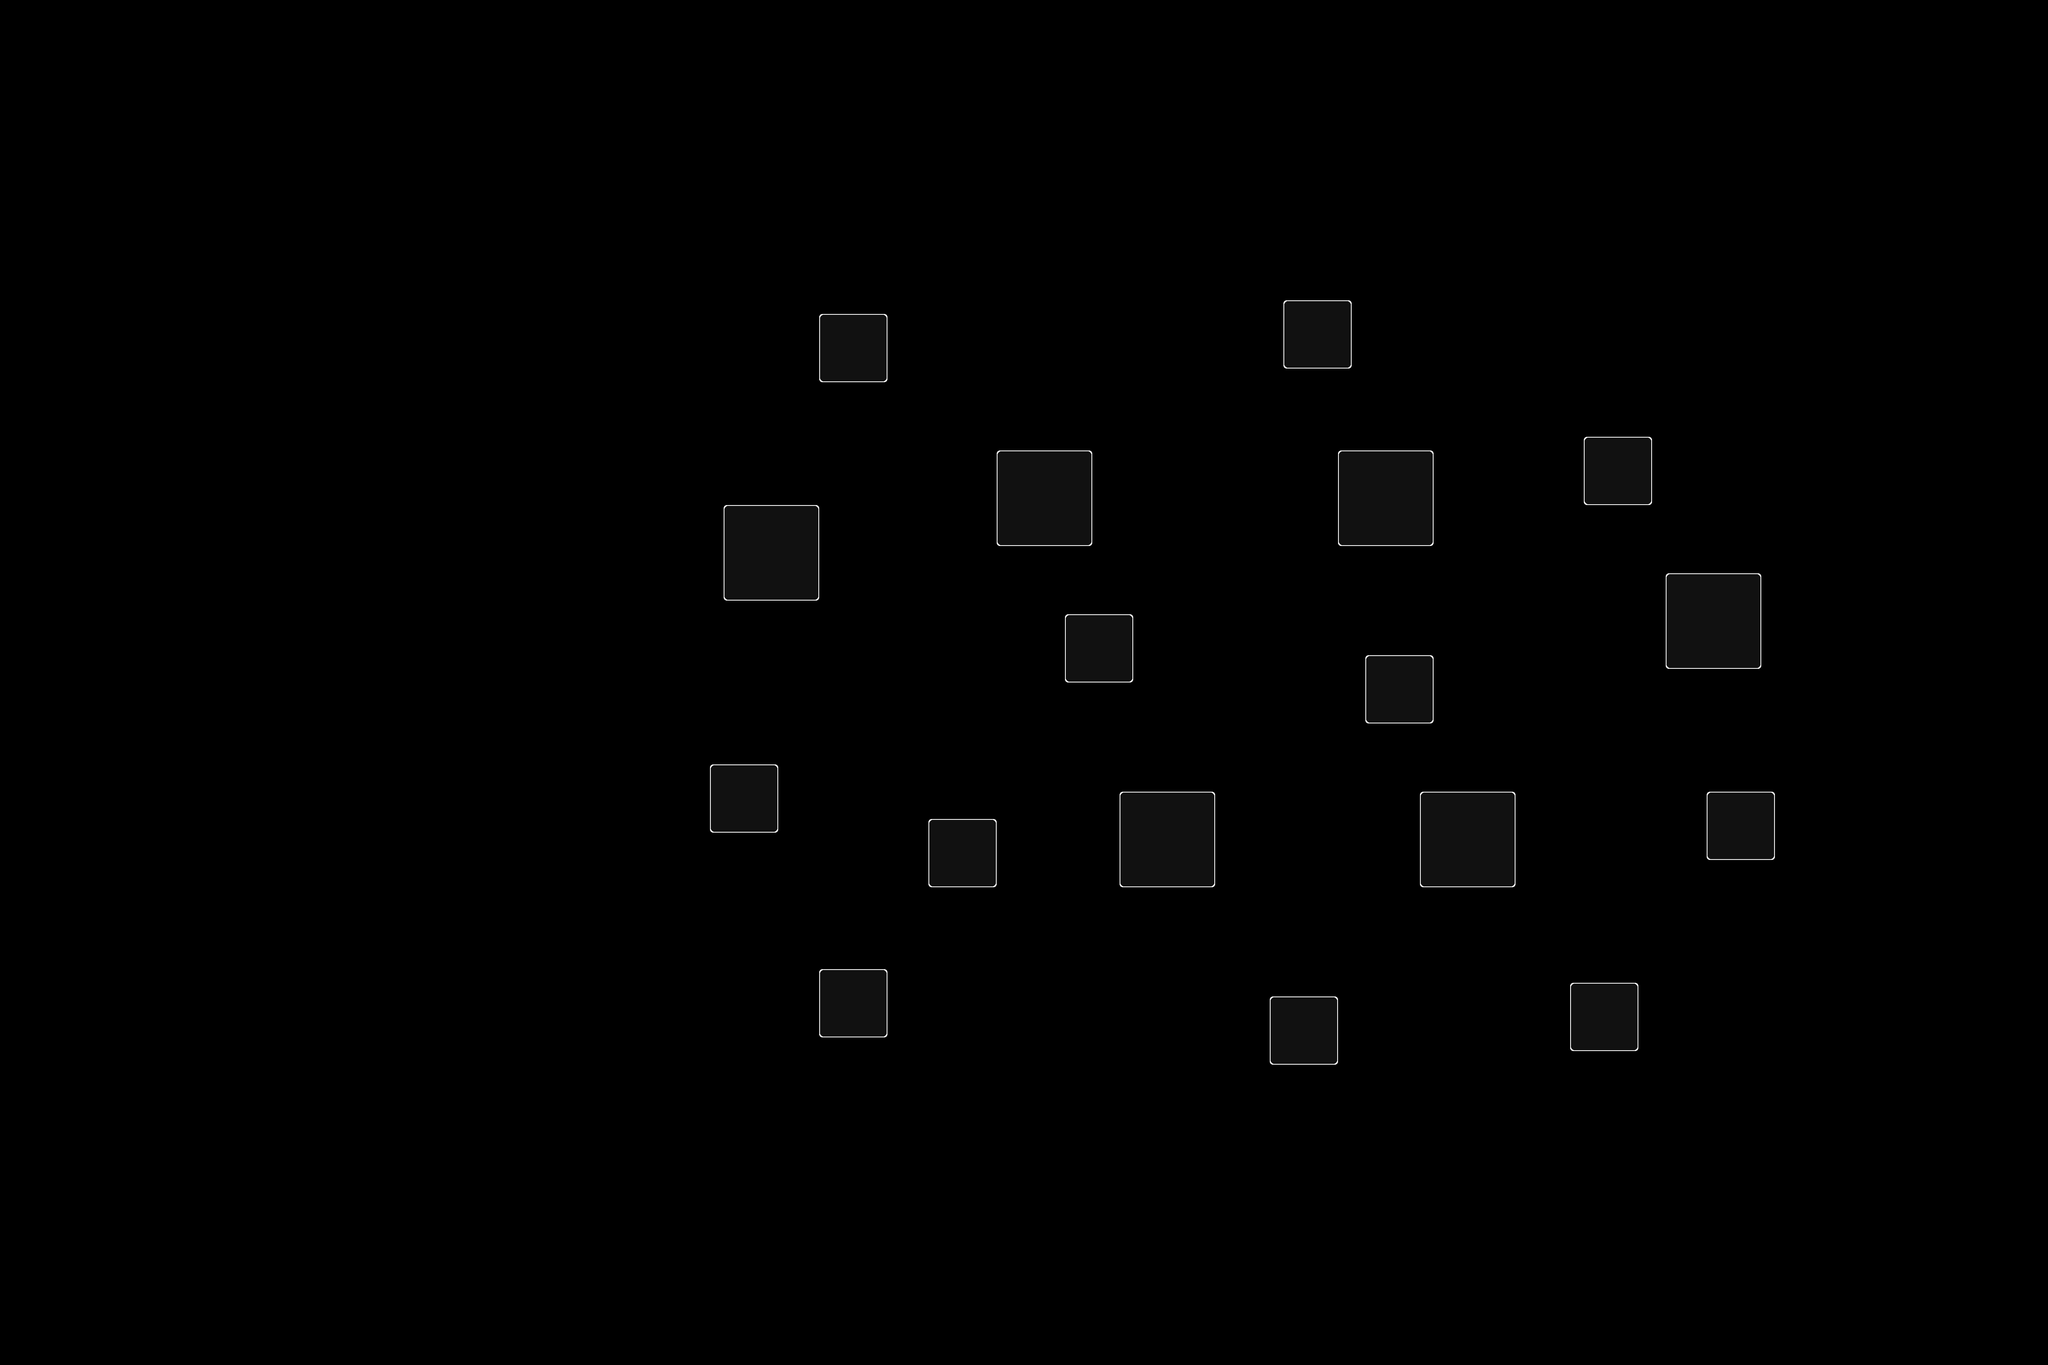

The image is a tile-based game level rendered from a .tmx file. Its description and source (layers, tilesets, objects; grid data summarised) follow:
An orthogonal 150x100 tile map with 32x32 px tiles, 1 tile layer (Tile Layer 1) and 236 objects (181x BotPoint, 8x Start, 6x WaveSpawn, 4x PrefabSpawner, 3x PrefabWeapon, ...).

<map version="1.8" tiledversion="1.8.4" orientation="orthogonal" renderorder="right-down" compressionlevel="0" width="150" height="100" tilewidth="32" tileheight="32" infinite="0" nextlayerid="8" nextobjectid="267">
 <properties>
  <property name="customShader" type="bool" value="true" />
 </properties>
 <tileset firstgid="1" source="main_0.tsx" />
 <layer id="1" name="Tile Layer 1" width="150" height="100">
  <data>[15000 cells, 569 non-empty, 9 distinct tile ids]</data>
 </layer>
 <objectgroup id="7" name="bot-layer">
  <object id="60" name="BotPoint" type="BotPoint" x="2016" y="1944">
   <properties>
    <property name="multiplier0" type="float" value="0.1" />
    <property name="multiplier1" type="float" value="1" />
    <property name="valid1" type="bool" value="true" />
   </properties>
   <polyline points="-16,312 -16,-376" />
  </object>
  <object id="61" name="BotPoint" type="BotPoint" x="3072" y="2008">
   <properties>
    <property name="multiplier0" type="float" value="0.1" />
    <property name="multiplier1" type="float" value="1" />
    <property name="valid1" type="bool" value="true" />
   </properties>
   <polyline points="-16,312 -16,-376" />
  </object>
  <object id="62" name="BotPoint" type="BotPoint" x="3776" y="1976">
   <properties>
    <property name="multiplier0" type="float" value="0.1" />
    <property name="multiplier1" type="float" value="1" />
    <property name="valid1" type="bool" value="true" />
   </properties>
   <polyline points="-16,312 0,-344" />
  </object>
  <object id="63" name="BotPoint" type="BotPoint" x="3912" y="1752">
   <polyline points="168,72 88,72" />
  </object>
  <object id="64" name="BotPoint" type="BotPoint" x="4136" y="1824">
   <polyline points="24,0 -56,0" />
  </object>
  <object id="65" name="BotPoint" type="BotPoint" x="4208" y="1736">
   <polyline points="-16,-168 -48,88" />
  </object>
  <object id="66" name="BotPoint" type="BotPoint" x="4160" y="1144">
   <polyline points="-144,168 -256,168" />
  </object>
  <object id="67" name="BotPoint" type="BotPoint" x="4096" y="1264">
   <polyline points="32,48 -80,48" />
  </object>
  <object id="68" name="BotPoint" type="BotPoint" x="4184" y="1312">
   <polyline points="8,0 -56,0" />
  </object>
  <object id="69" name="BotPoint" type="BotPoint" x="4232" y="1488">
   <polyline points="-40,-176 -40,80" />
  </object>
  <object id="70" name="BotPoint" type="BotPoint" x="3920" y="1160">
   <polyline points="-48,-168 -208,-168" />
  </object>
  <object id="71" name="BotPoint" type="BotPoint" x="3920" y="984">
   <polyline points="16,8 -48,8" />
  </object>
  <object id="72" name="BotPoint" type="BotPoint" x="3968" y="1048">
   <polyline points="-32,-56 -64,264" />
  </object>
  <object id="73" name="BotPoint" type="BotPoint" x="4064" y="1200">
   <polyline points="-48,112 -128,-208" />
  </object>
  <object id="74" name="BotPoint" type="BotPoint" x="4144" y="1192">
   <polyline points="-16,120 -208,-200" />
  </object>
  <object id="75" name="BotPoint" type="BotPoint" x="3944" y="1816">
   <polyline points="56,8 -40,8" />
  </object>
  <object id="76" name="BotPoint" type="BotPoint" x="3880" y="1720">
   <polyline points="24,104 -40,328" />
  </object>
  <object id="77" name="BotPoint" type="BotPoint" x="3864" y="2088">
   <polyline points="-104,200 -24,-40" />
  </object>
  <object id="78" name="BotPoint" type="BotPoint" x="3664" y="2104">
   <polyline points="96,184 16,-56" />
  </object>
  <object id="79" name="BotPoint" type="BotPoint" x="3656" y="1904">
   <polyline points="-8,-80 -104,-80" />
  </object>
  <object id="80" name="BotPoint" type="BotPoint" x="3712" y="1800">
   <polyline points="-32,248 -64,24" />
  </object>
  <object id="82" name="BotPoint" type="BotPoint" x="3360" y="1824">
   <polyline points="80,0 -32,0" />
  </object>
  <object id="83" name="BotPoint" type="BotPoint" x="3496" y="1792">
   <polyline points="56,32 -56,32" />
  </object>
  <object id="84" name="BotPoint" type="BotPoint" x="3656" y="1648">
   <polyline points="40,-16 -40,-16" />
  </object>
  <object id="85" name="BotPoint" type="BotPoint" x="3720" y="1656">
   <polyline points="56,-24 -24,-24" />
  </object>
  <object id="86" name="BotPoint" type="BotPoint" x="3792" y="1576">
   <polyline points="48,-264 -16,56" />
  </object>
  <object id="87" name="BotPoint" type="BotPoint" x="3848" y="1296">
   <polyline points="56,16 -8,16" />
  </object>
  <object id="88" name="BotPoint" type="BotPoint" x="3864" y="1640">
   <polyline points="40,184 -88,-8" />
  </object>
  <object id="89" name="BotPoint" type="BotPoint" x="3976" y="1744">
   <polyline points="24,80 -200,-112" />
  </object>
  <object id="90" name="BotPoint" type="BotPoint" x="3688" y="1752">
   <polyline points="8,-120 -40,72" />
  </object>
  <object id="91" name="BotPoint" type="BotPoint" x="3568" y="1696">
   <polyline points="48,-64 -16,128" />
  </object>
  <object id="92" name="BotPoint" type="BotPoint" x="3232" y="1504">
   <polyline points="128,0 -32,0" />
  </object>
  <object id="93" name="BotPoint" type="BotPoint" x="3424" y="1496">
   <polyline points="32,8 -64,8" />
  </object>
  <object id="94" name="BotPoint" type="BotPoint" x="3424" y="1456">
   <polyline points="64,-104 -64,48" />
  </object>
  <object id="95" name="BotPoint" type="BotPoint" x="3488" y="1560">
   <polyline points="-48,264 -32,-56" />
  </object>
  <object id="96" name="BotPoint" type="BotPoint" x="3528" y="1640">
   <polyline points="88,-8 -72,-136" />
  </object>
  <object id="97" name="BotPoint" type="BotPoint" x="3272" y="1024">
   <polyline points="-24,0 -136,0" />
  </object>
  <object id="98" name="BotPoint" type="BotPoint" x="3328" y="1008">
   <polyline points="32,16 -80,16" />
  </object>
  <object id="99" name="BotPoint" type="BotPoint" x="3424" y="1016">
   <polyline points="32,8 -64,8" />
  </object>
  <object id="100" name="BotPoint" type="BotPoint" x="3616" y="976">
   <polyline points="96,16 32,16" />
  </object>
  <object id="101" name="BotPoint" type="BotPoint" x="3576" y="1296">
   <polyline points="72,-80 -88,56" />
  </object>
  <object id="102" name="BotPoint" type="BotPoint" x="3656" y="1272">
   <polyline points="248,40 -8,-56" />
  </object>
  <object id="103" name="BotPoint" type="BotPoint" x="3616" y="1016">
   <polyline points="32,-24 32,200" />
  </object>
  <object id="104" name="BotPoint" type="BotPoint" x="3512" y="952">
   <polyline points="200,40 8,-56" />
  </object>
  <object id="105" name="BotPoint" type="BotPoint" x="3360" y="880">
   <polyline points="160,16 0,144" />
  </object>
  <object id="106" name="BotPoint" type="BotPoint" x="3488" y="1032">
   <polyline points="160,184 -32,-8" />
  </object>
  <object id="107" name="BotPoint" type="BotPoint" x="3488" y="1176">
   <polyline points="-32,-152 0,176" />
  </object>
  <object id="108" name="BotPoint" type="BotPoint" x="3096" y="656">
   <polyline points="72,16 -88,16" />
  </object>
  <object id="109" name="BotPoint" type="BotPoint" x="3208" y="664">
   <polyline points="24,8 -40,8" />
  </object>
  <object id="110" name="BotPoint" type="BotPoint" x="3288" y="688">
   <polyline points="40,144 -56,-16" />
  </object>
  <object id="111" name="BotPoint" type="BotPoint" x="3328" y="856">
   <polyline points="0,-24 -80,168" />
  </object>
  <object id="112" name="BotPoint" type="BotPoint" x="3400" y="912">
   <polyline points="120,-16 -72,-80" />
  </object>
  </objectgroup>
 <objectgroup id="2" name="collision-layer">
  <!-- 18 objects omitted --></objectgroup>
 <objectgroup id="3" name="event-layer">
  <!-- 27 objects omitted --></objectgroup>
 <objectgroup id="6" name="objective" visible="0">
  <!-- 4 objects omitted --></objectgroup>
 <objectgroup id="5" name="dm" visible="0" />
 <objectgroup id="4" name="arena" visible="0">
  <!-- 6 objects omitted --></objectgroup>
</map>
<!-- 184 of 236 objects omitted -->
